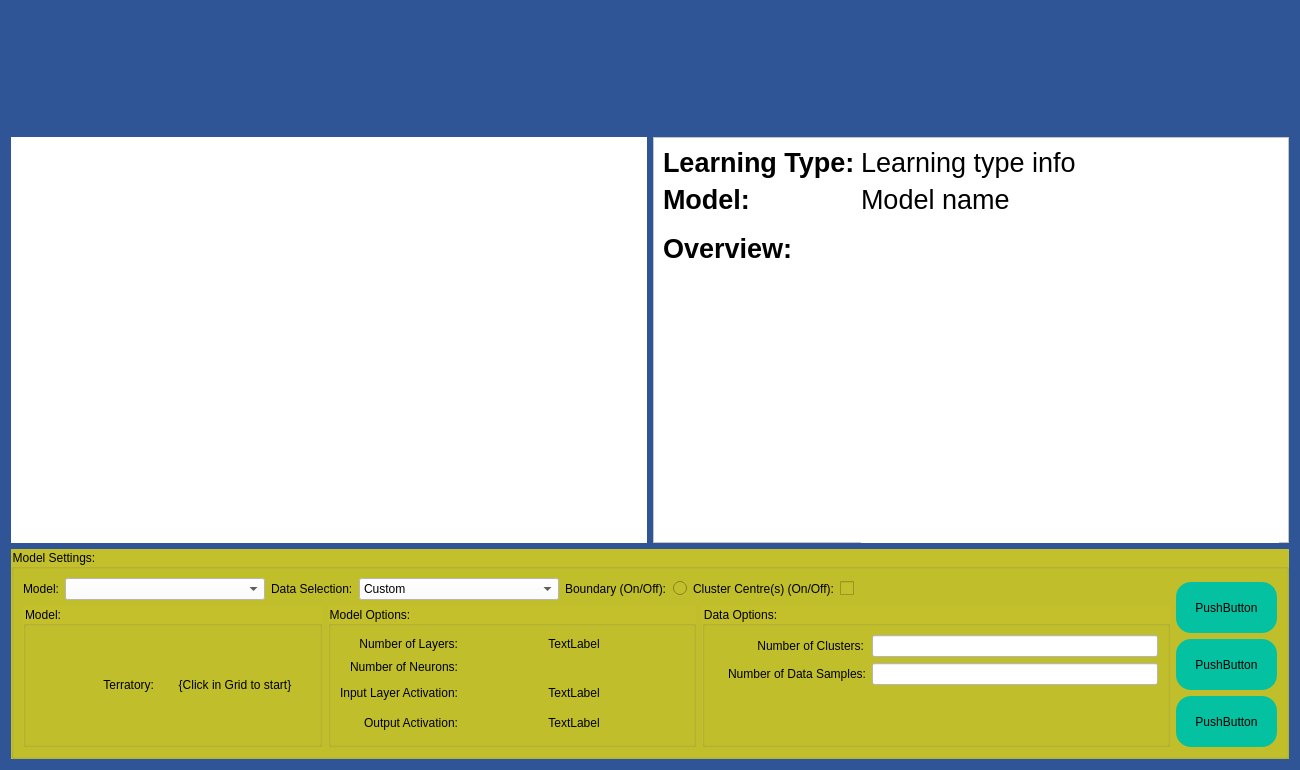
<?xml version="1.0" encoding="UTF-8"?>
<ui version="4.0">
 <class>self</class>
 <widget class="QWidget" name="self">
  <property name="geometry">
   <rect>
    <x>0</x>
    <y>0</y>
    <width>1300</width>
    <height>770</height>
   </rect>
  </property>
  <property name="minimumSize">
   <size>
    <width>1300</width>
    <height>770</height>
   </size>
  </property>
  <property name="windowTitle">
   <string>Form</string>
  </property>
  <property name="styleSheet">
   <string notr="true">background-color:rgb(47, 85, 151);</string>
  </property>
  <layout class="QVBoxLayout" name="verticalLayout_2">
   <item>
    <layout class="QHBoxLayout" name="horizontalLayout">
     <item>
      <spacer name="titleSpacerLeft">
       <property name="orientation">
        <enum>Qt::Horizontal</enum>
       </property>
       <property name="sizeHint" stdset="0">
        <size>
         <width>40</width>
         <height>20</height>
        </size>
       </property>
      </spacer>
     </item>
     <item>
      <widget class="QLabel" name="titleLabel">
       <property name="minimumSize">
        <size>
         <width>582</width>
         <height>120</height>
        </size>
       </property>
       <property name="maximumSize">
        <size>
         <width>582</width>
         <height>120</height>
        </size>
       </property>
       <property name="text">
        <string/>
       </property>
       <property name="pixmap">
        <pixmap>Developer/Swansea Uni/Project/Code/Project/Images/freeplay.png</pixmap>
       </property>
      </widget>
     </item>
     <item>
      <spacer name="titleSpacerRight">
       <property name="orientation">
        <enum>Qt::Horizontal</enum>
       </property>
       <property name="sizeHint" stdset="0">
        <size>
         <width>40</width>
         <height>20</height>
        </size>
       </property>
      </spacer>
     </item>
    </layout>
   </item>
   <item>
    <layout class="QHBoxLayout" name="gamboardModelInforLayoutV">
     <item>
      <layout class="QHBoxLayout" name="gameboardPlacing">
       <item>
        <widget class="QWidget" name="MplWidget" native="true">
         <property name="sizePolicy">
          <sizepolicy hsizetype="Preferred" vsizetype="Preferred">
           <horstretch>0</horstretch>
           <verstretch>0</verstretch>
          </sizepolicy>
         </property>
         <property name="minimumSize">
          <size>
           <width>450</width>
           <height>350</height>
          </size>
         </property>
         <property name="maximumSize">
          <size>
           <width>855</width>
           <height>525</height>
          </size>
         </property>
         <property name="styleSheet">
          <string notr="true">background-color: white;</string>
         </property>
        </widget>
       </item>
      </layout>
     </item>
     <item>
      <layout class="QHBoxLayout" name="modelInfoLayoutV" stretch="0">
       <item>
        <widget class="QFrame" name="frame">
         <property name="sizePolicy">
          <sizepolicy hsizetype="Preferred" vsizetype="Preferred">
           <horstretch>2</horstretch>
           <verstretch>0</verstretch>
          </sizepolicy>
         </property>
         <property name="minimumSize">
          <size>
           <width>570</width>
           <height>350</height>
          </size>
         </property>
         <property name="maximumSize">
          <size>
           <width>1710</width>
           <height>525</height>
          </size>
         </property>
         <property name="styleSheet">
          <string notr="true">background-color:white;
</string>
         </property>
         <property name="frameShape">
          <enum>QFrame::StyledPanel</enum>
         </property>
         <property name="frameShadow">
          <enum>QFrame::Raised</enum>
         </property>
         <layout class="QFormLayout" name="formLayout_2">
          <item row="0" column="0">
           <widget class="QLabel" name="learningTypeLabel">
            <property name="maximumSize">
             <size>
              <width>300</width>
              <height>16777215</height>
             </size>
            </property>
            <property name="font">
             <font>
              <pointsize>20</pointsize>
              <weight>75</weight>
              <bold>true</bold>
             </font>
            </property>
            <property name="text">
             <string>Learning Type:</string>
            </property>
           </widget>
          </item>
          <item row="0" column="1">
           <widget class="QLabel" name="learningTypeInfoLabel">
            <property name="font">
             <font>
              <pointsize>20</pointsize>
             </font>
            </property>
            <property name="text">
             <string>Learning type info</string>
            </property>
           </widget>
          </item>
          <item row="1" column="0">
           <widget class="QLabel" name="modelLabel_2">
            <property name="font">
             <font>
              <pointsize>20</pointsize>
              <weight>75</weight>
              <bold>true</bold>
             </font>
            </property>
            <property name="text">
             <string>Model:</string>
            </property>
           </widget>
          </item>
          <item row="1" column="1">
           <widget class="QLabel" name="modelTypeLabel">
            <property name="font">
             <font>
              <pointsize>20</pointsize>
             </font>
            </property>
            <property name="text">
             <string>Model name</string>
            </property>
           </widget>
          </item>
          <item row="2" column="0">
           <widget class="QLabel" name="overviewLabel">
            <property name="font">
             <font>
              <pointsize>20</pointsize>
              <weight>75</weight>
              <bold>true</bold>
             </font>
            </property>
            <property name="text">
             <string>Overview:</string>
            </property>
           </widget>
          </item>
          <item row="2" column="1">
           <widget class="QLabel" name="overviewDescriptionLabel">
            <property name="minimumSize">
             <size>
              <width>0</width>
              <height>400</height>
             </size>
            </property>
            <property name="font">
             <font>
              <pointsize>12</pointsize>
             </font>
            </property>
            <property name="text">
             <string/>
            </property>
            <property name="alignment">
             <set>Qt::AlignLeading|Qt::AlignLeft|Qt::AlignTop</set>
            </property>
            <property name="wordWrap">
             <bool>true</bool>
            </property>
           </widget>
          </item>
         </layout>
        </widget>
       </item>
      </layout>
     </item>
    </layout>
   </item>
   <item>
    <layout class="QVBoxLayout" name="verticalLayout">
     <item>
      <widget class="QGroupBox" name="modelSettingsGroupBox">
       <property name="sizePolicy">
        <sizepolicy hsizetype="Preferred" vsizetype="Preferred">
         <horstretch>0</horstretch>
         <verstretch>0</verstretch>
        </sizepolicy>
       </property>
       <property name="minimumSize">
        <size>
         <width>700</width>
         <height>210</height>
        </size>
       </property>
       <property name="maximumSize">
        <size>
         <width>16777215</width>
         <height>300</height>
        </size>
       </property>
       <property name="styleSheet">
        <string notr="true">background-color: rgb(195, 192, 44);</string>
       </property>
       <property name="title">
        <string>Model Settings:</string>
       </property>
       <layout class="QHBoxLayout" name="horizontalLayout_5">
        <item>
         <layout class="QVBoxLayout" name="modelOptionsHSplit">
          <item>
           <layout class="QHBoxLayout" name="horizontalLayout_3">
            <item>
             <widget class="QLabel" name="modelSelectionLabel">
              <property name="styleSheet">
               <string notr="true">background-color: rgba(0,0,0,0%);</string>
              </property>
              <property name="text">
               <string>Model:</string>
              </property>
             </widget>
            </item>
            <item>
             <widget class="QComboBox" name="modelSelectComboBox">
              <property name="minimumSize">
               <size>
                <width>200</width>
                <height>0</height>
               </size>
              </property>
              <property name="styleSheet">
               <string notr="true">background-color: white;
selection-color: rgb(200, 200, 200);</string>
              </property>
             </widget>
            </item>
            <item>
             <widget class="QLabel" name="dataSelectionLabel">
              <property name="styleSheet">
               <string notr="true">background-color: rgba(0,0,0,0%);</string>
              </property>
              <property name="text">
               <string>Data Selection:</string>
              </property>
             </widget>
            </item>
            <item>
             <widget class="QComboBox" name="dataSelectComboBox">
              <property name="minimumSize">
               <size>
                <width>200</width>
                <height>0</height>
               </size>
              </property>
              <property name="styleSheet">
               <string notr="true">background-color: white;
selection-color: rgb(200, 200, 200)</string>
              </property>
              <item>
               <property name="text">
                <string>Custom</string>
               </property>
              </item>
              <item>
               <property name="text">
                <string>Diabeties</string>
               </property>
              </item>
              <item>
               <property name="text">
                <string>Boston House Prices</string>
               </property>
              </item>
             </widget>
            </item>
            <item>
             <widget class="QLabel" name="boundaryLabel">
              <property name="styleSheet">
               <string notr="true">background-color: rgba(0,0,0,0%);</string>
              </property>
              <property name="text">
               <string>Boundary (On/Off):</string>
              </property>
             </widget>
            </item>
            <item>
             <widget class="QRadioButton" name="boundaryOnOffRadioButton">
              <property name="maximumSize">
               <size>
                <width>25</width>
                <height>16777215</height>
               </size>
              </property>
              <property name="text">
               <string/>
              </property>
             </widget>
            </item>
            <item>
             <widget class="QLabel" name="label_5">
              <property name="styleSheet">
               <string notr="true">background-color: rgba(0,0,0,0%);</string>
              </property>
              <property name="text">
               <string>Cluster Centre(s) (On/Off):</string>
              </property>
             </widget>
            </item>
            <item>
             <widget class="QCheckBox" name="checkBox">
              <property name="text">
               <string/>
              </property>
             </widget>
            </item>
            <item>
             <spacer name="horizontalSpacer">
              <property name="orientation">
               <enum>Qt::Horizontal</enum>
              </property>
              <property name="sizeHint" stdset="0">
               <size>
                <width>40</width>
                <height>20</height>
               </size>
              </property>
             </spacer>
            </item>
           </layout>
          </item>
          <item>
           <layout class="QHBoxLayout" name="dataOptionsHorizontalLayout">
            <item>
             <widget class="QGroupBox" name="modelOptionsGroupBox">
              <property name="minimumSize">
               <size>
                <width>299</width>
                <height>0</height>
               </size>
              </property>
              <property name="title">
               <string>Model:</string>
              </property>
              <layout class="QGridLayout" name="gridLayout_2">
               <item row="0" column="0">
                <widget class="QLabel" name="terratoryLabel">
                 <property name="minimumSize">
                  <size>
                   <width>60</width>
                   <height>15</height>
                  </size>
                 </property>
                 <property name="maximumSize">
                  <size>
                   <width>150</width>
                   <height>16777215</height>
                  </size>
                 </property>
                 <property name="styleSheet">
                  <string notr="true">background-color: rgba(0,0,0,0%);</string>
                 </property>
                 <property name="text">
                  <string>Terratory:</string>
                 </property>
                 <property name="alignment">
                  <set>Qt::AlignRight|Qt::AlignTrailing|Qt::AlignVCenter</set>
                 </property>
                </widget>
               </item>
               <item row="0" column="1">
                <widget class="QLabel" name="terratoryValueLabel">
                 <property name="minimumSize">
                  <size>
                   <width>150</width>
                   <height>15</height>
                  </size>
                 </property>
                 <property name="maximumSize">
                  <size>
                   <width>16777215</width>
                   <height>15</height>
                  </size>
                 </property>
                 <property name="styleSheet">
                  <string notr="true">background-color: rgba(0,0,0,0%)</string>
                 </property>
                 <property name="text">
                  <string>{Click in Grid to start}</string>
                 </property>
                 <property name="alignment">
                  <set>Qt::AlignCenter</set>
                 </property>
                </widget>
               </item>
              </layout>
             </widget>
            </item>
            <item>
             <widget class="QGroupBox" name="modelGroupBox">
              <property name="minimumSize">
               <size>
                <width>299</width>
                <height>0</height>
               </size>
              </property>
              <property name="title">
               <string>Model Options:</string>
              </property>
              <layout class="QGridLayout" name="gridLayout_3">
               <item row="0" column="0">
                <widget class="QLabel" name="noOfLayersLabel">
                 <property name="minimumSize">
                  <size>
                   <width>0</width>
                   <height>18</height>
                  </size>
                 </property>
                 <property name="maximumSize">
                  <size>
                   <width>150</width>
                   <height>18</height>
                  </size>
                 </property>
                 <property name="styleSheet">
                  <string notr="true">background-color: rgba(0,0,0,0%);</string>
                 </property>
                 <property name="text">
                  <string>Number of Layers:</string>
                 </property>
                 <property name="alignment">
                  <set>Qt::AlignRight|Qt::AlignTrailing|Qt::AlignVCenter</set>
                 </property>
                </widget>
               </item>
               <item row="1" column="0">
                <widget class="QLabel" name="noOfNeuronsLabel">
                 <property name="minimumSize">
                  <size>
                   <width>0</width>
                   <height>15</height>
                  </size>
                 </property>
                 <property name="maximumSize">
                  <size>
                   <width>150</width>
                   <height>15</height>
                  </size>
                 </property>
                 <property name="styleSheet">
                  <string notr="true">background-color: rgba(0,0,0,0%);</string>
                 </property>
                 <property name="text">
                  <string>Number of Neurons:</string>
                 </property>
                 <property name="alignment">
                  <set>Qt::AlignRight|Qt::AlignTrailing|Qt::AlignVCenter</set>
                 </property>
                </widget>
               </item>
               <item row="2" column="0">
                <widget class="QLabel" name="layerActivationLabel">
                 <property name="minimumSize">
                  <size>
                   <width>0</width>
                   <height>15</height>
                  </size>
                 </property>
                 <property name="maximumSize">
                  <size>
                   <width>150</width>
                   <height>16777215</height>
                  </size>
                 </property>
                 <property name="styleSheet">
                  <string notr="true">background-color: rgba(0,0,0,0%);</string>
                 </property>
                 <property name="text">
                  <string>Input Layer Activation:</string>
                 </property>
                 <property name="alignment">
                  <set>Qt::AlignRight|Qt::AlignTrailing|Qt::AlignVCenter</set>
                 </property>
                </widget>
               </item>
               <item row="3" column="0">
                <widget class="QLabel" name="outputActivationLabel">
                 <property name="minimumSize">
                  <size>
                   <width>0</width>
                   <height>15</height>
                  </size>
                 </property>
                 <property name="maximumSize">
                  <size>
                   <width>150</width>
                   <height>16777215</height>
                  </size>
                 </property>
                 <property name="styleSheet">
                  <string notr="true">background-color: rgba(0,0,0,0%);</string>
                 </property>
                 <property name="text">
                  <string>Output Activation:</string>
                 </property>
                 <property name="alignment">
                  <set>Qt::AlignRight|Qt::AlignTrailing|Qt::AlignVCenter</set>
                 </property>
                </widget>
               </item>
               <item row="1" column="1">
                <widget class="QLabel" name="noOfNeuronsValueLabel">
                 <property name="minimumSize">
                  <size>
                   <width>0</width>
                   <height>15</height>
                  </size>
                 </property>
                 <property name="maximumSize">
                  <size>
                   <width>16777215</width>
                   <height>15</height>
                  </size>
                 </property>
                 <property name="styleSheet">
                  <string notr="true">background-color: rgba(0,0,0,0%);</string>
                 </property>
                 <property name="text">
                  <string/>
                 </property>
                 <property name="alignment">
                  <set>Qt::AlignCenter</set>
                 </property>
                </widget>
               </item>
               <item row="2" column="1">
                <widget class="QLabel" name="layerActivationValueLabel">
                 <property name="minimumSize">
                  <size>
                   <width>220</width>
                   <height>15</height>
                  </size>
                 </property>
                 <property name="styleSheet">
                  <string notr="true">background-color: rgba(0,0,0,0%);</string>
                 </property>
                 <property name="text">
                  <string>TextLabel</string>
                 </property>
                 <property name="alignment">
                  <set>Qt::AlignCenter</set>
                 </property>
                </widget>
               </item>
               <item row="3" column="1">
                <widget class="QLabel" name="outputActivationValueLabel">
                 <property name="minimumSize">
                  <size>
                   <width>220</width>
                   <height>15</height>
                  </size>
                 </property>
                 <property name="styleSheet">
                  <string notr="true">background-color: rgba(0,0,0,0%);</string>
                 </property>
                 <property name="text">
                  <string>TextLabel</string>
                 </property>
                 <property name="alignment">
                  <set>Qt::AlignCenter</set>
                 </property>
                </widget>
               </item>
               <item row="0" column="1">
                <widget class="QLabel" name="noOfLayersValueLabel">
                 <property name="minimumSize">
                  <size>
                   <width>0</width>
                   <height>15</height>
                  </size>
                 </property>
                 <property name="styleSheet">
                  <string notr="true">background-color: rgba(0,0,0,0%);</string>
                 </property>
                 <property name="text">
                  <string>TextLabel</string>
                 </property>
                 <property name="alignment">
                  <set>Qt::AlignCenter</set>
                 </property>
                </widget>
               </item>
              </layout>
             </widget>
            </item>
            <item>
             <widget class="QGroupBox" name="dataOptionsGroupBox">
              <property name="minimumSize">
               <size>
                <width>299</width>
                <height>0</height>
               </size>
              </property>
              <property name="styleSheet">
               <string notr="true"/>
              </property>
              <property name="title">
               <string>Data Options:</string>
              </property>
              <property name="flat">
               <bool>false</bool>
              </property>
              <layout class="QGridLayout" name="gridLayout">
               <item row="1" column="0">
                <widget class="QLabel" name="noDataSamplesLabel">
                 <property name="minimumSize">
                  <size>
                   <width>152</width>
                   <height>15</height>
                  </size>
                 </property>
                 <property name="maximumSize">
                  <size>
                   <width>152</width>
                   <height>16777215</height>
                  </size>
                 </property>
                 <property name="styleSheet">
                  <string notr="true">background-color: rgba(0,0,0,0%);</string>
                 </property>
                 <property name="text">
                  <string>Number of Data Samples:</string>
                 </property>
                 <property name="alignment">
                  <set>Qt::AlignRight|Qt::AlignTrailing|Qt::AlignVCenter</set>
                 </property>
                </widget>
               </item>
               <item row="0" column="0">
                <widget class="QLabel" name="noOfClustersLabel">
                 <property name="minimumSize">
                  <size>
                   <width>0</width>
                   <height>15</height>
                  </size>
                 </property>
                 <property name="maximumSize">
                  <size>
                   <width>150</width>
                   <height>16777215</height>
                  </size>
                 </property>
                 <property name="styleSheet">
                  <string notr="true">background-color: rgba(0,0,0,0%);</string>
                 </property>
                 <property name="text">
                  <string>Number of Clusters:</string>
                 </property>
                 <property name="alignment">
                  <set>Qt::AlignRight|Qt::AlignTrailing|Qt::AlignVCenter</set>
                 </property>
                </widget>
               </item>
               <item row="0" column="1">
                <widget class="QLineEdit" name="noOfClustersLineEdit">
                 <property name="minimumSize">
                  <size>
                   <width>150</width>
                   <height>15</height>
                  </size>
                 </property>
                 <property name="maximumSize">
                  <size>
                   <width>16777215</width>
                   <height>16777215</height>
                  </size>
                 </property>
                 <property name="focusPolicy">
                  <enum>Qt::ClickFocus</enum>
                 </property>
                 <property name="styleSheet">
                  <string notr="true">background-color: white;</string>
                 </property>
                 <property name="clearButtonEnabled">
                  <bool>true</bool>
                 </property>
                </widget>
               </item>
               <item row="1" column="1">
                <widget class="QLineEdit" name="noDataSamplesLineEdit">
                 <property name="minimumSize">
                  <size>
                   <width>150</width>
                   <height>15</height>
                  </size>
                 </property>
                 <property name="maximumSize">
                  <size>
                   <width>16777215</width>
                   <height>16777215</height>
                  </size>
                 </property>
                 <property name="focusPolicy">
                  <enum>Qt::ClickFocus</enum>
                 </property>
                 <property name="styleSheet">
                  <string notr="true">background-color: white;</string>
                 </property>
                </widget>
               </item>
               <item row="2" column="0">
                <spacer name="verticalSpacer">
                 <property name="orientation">
                  <enum>Qt::Vertical</enum>
                 </property>
                 <property name="sizeHint" stdset="0">
                  <size>
                   <width>20</width>
                   <height>40</height>
                  </size>
                 </property>
                </spacer>
               </item>
              </layout>
             </widget>
            </item>
           </layout>
          </item>
         </layout>
        </item>
        <item>
         <layout class="QHBoxLayout" name="groupBoxHButtons">
          <item>
           <layout class="QVBoxLayout" name="buttonLayoutV">
            <item>
             <spacer name="buttonVerticalSpacer">
              <property name="orientation">
               <enum>Qt::Vertical</enum>
              </property>
              <property name="sizeHint" stdset="0">
               <size>
                <width>20</width>
                <height>40</height>
               </size>
              </property>
             </spacer>
            </item>
            <item>
             <widget class="QPushButton" name="playButton">
              <property name="minimumSize">
               <size>
                <width>101</width>
                <height>51</height>
               </size>
              </property>
              <property name="styleSheet">
               <string notr="true">background-color: rgb(3, 193, 161);
border-radius: 15px;</string>
              </property>
              <property name="text">
               <string>PushButton</string>
              </property>
             </widget>
            </item>
            <item>
             <widget class="QPushButton" name="clearButton">
              <property name="minimumSize">
               <size>
                <width>101</width>
                <height>51</height>
               </size>
              </property>
              <property name="styleSheet">
               <string notr="true">background-color: rgb(3, 193, 161);
border-radius: 15px;</string>
              </property>
              <property name="text">
               <string>PushButton</string>
              </property>
             </widget>
            </item>
            <item>
             <widget class="QPushButton" name="homeButton">
              <property name="minimumSize">
               <size>
                <width>101</width>
                <height>51</height>
               </size>
              </property>
              <property name="styleSheet">
               <string notr="true">background-color: rgb(3, 193, 161);
border-radius: 15px;</string>
              </property>
              <property name="text">
               <string>PushButton</string>
              </property>
             </widget>
            </item>
           </layout>
          </item>
         </layout>
        </item>
       </layout>
      </widget>
     </item>
    </layout>
   </item>
  </layout>
 </widget>
 <resources/>
 <connections/>
</ui>
